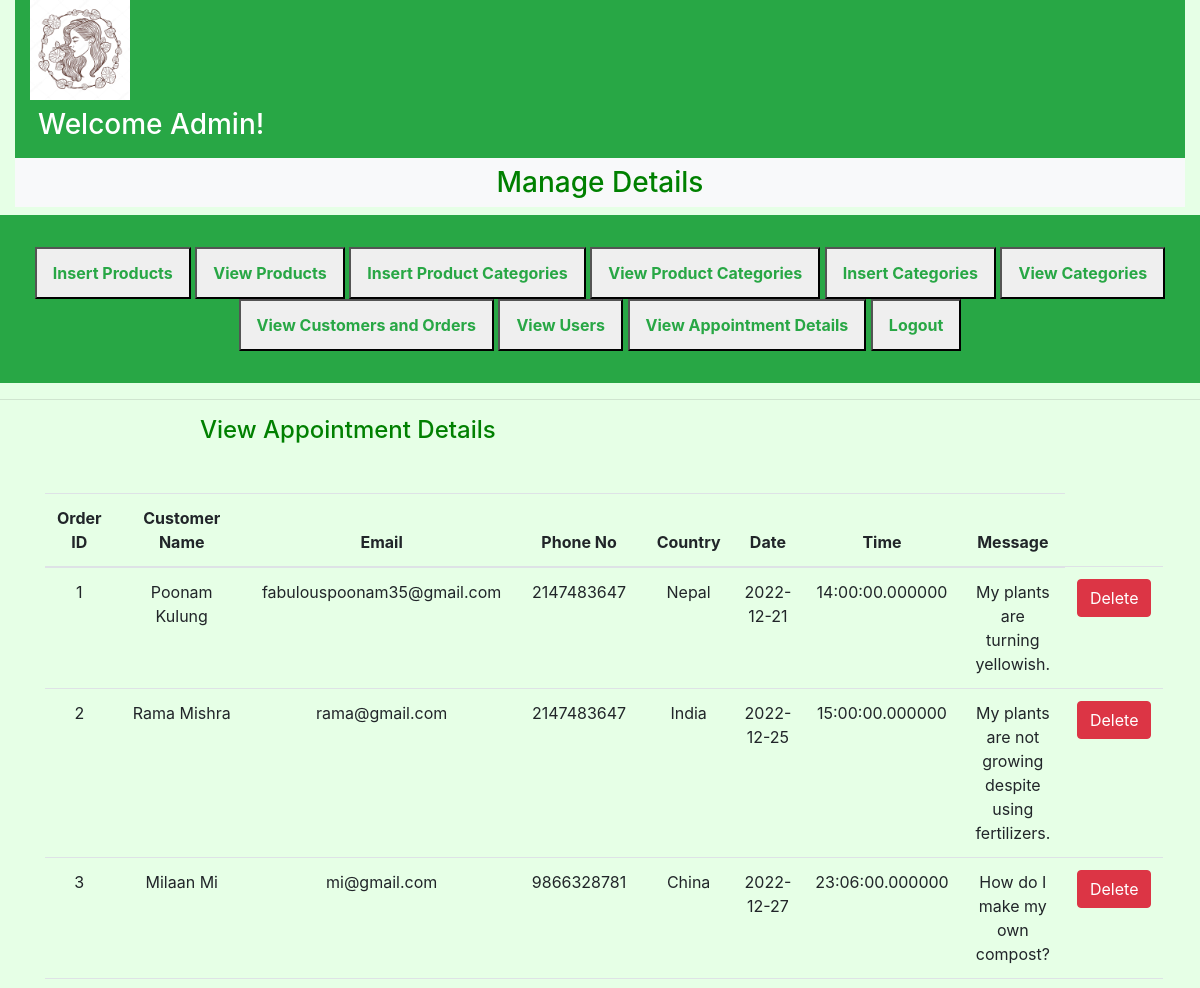
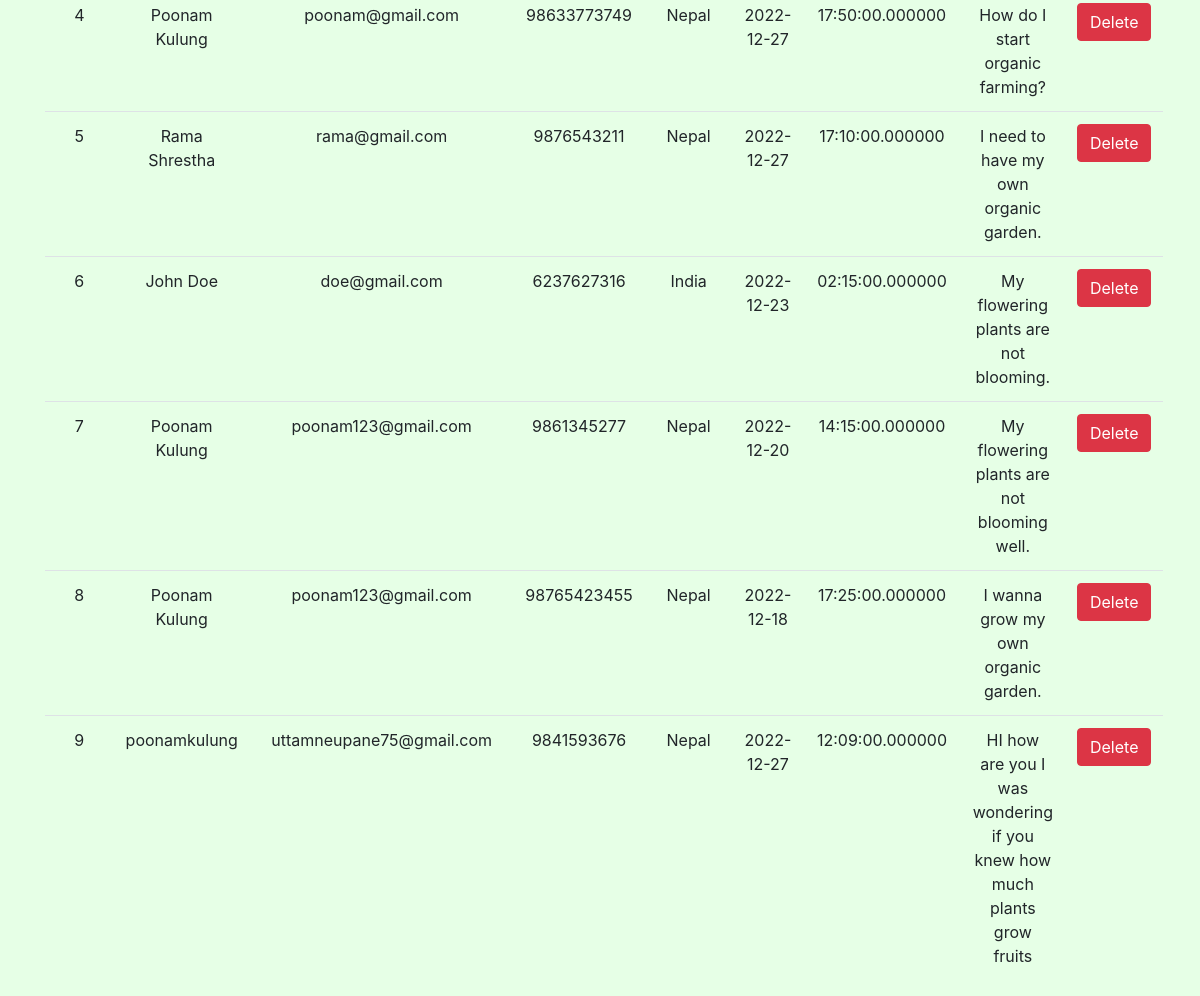
The app's page /admin/viewschedule.php with its own data (2 pictures, top to bottom).
### tables this page shows
CREATE TABLE `schedule` (
  `Help_Id` int(100) NOT NULL,
  `Name` varchar(50) NOT NULL,
  `Email` varchar(100) NOT NULL,
  `Phone` varchar(100) NOT NULL,
  `Country` text NOT NULL,
  `Date` date NOT NULL,
  `Time` time(6) NOT NULL,
  `Message` varchar(100) NOT NULL
);

### admin/viewschedule.php (the view, shortened to what this page needs)
<?php
require("conn.php");
require("adminpage.php");
?>
 <link rel="stylesheet" href="https://cdn.jsdelivr.net/npm/bootstrap@4.6.1/dist/css/bootstrap.min.css">
<hr>
 <h4 style="color: green; margin-left:200px;">View Appointment Details</h4>
<div class="container mt-5">
    <div class="row">
        <div class ="col-lg-12">
            <table class="table text-center  table-green">
            <thead>
                <tr>
                    <th scope="col">Order ID</th>
                    <th scope="col">Customer Name</th>
                    <th scope="col">Email</th>
                    <th scope="col">Phone No</th>
                    <th scope="col">Country</th>
                    <th scope="col">Date</th>
                    <th scope="col">Time</th>
                    <th scope="col">Message</th>
                </tr>
            </thead>
            <tbody>
                <?php
                $query="SELECT * FROM `schedule`";
                $user_result=mysqli_query($con,$query);
                while($user_fetch=mysqli_fetch_assoc($user_result))
                {
                    echo"
                    <tr>
                    <td>$user_fetch[Help_Id]</td>
                    <td>$user_fetch[Name]</td>
                    <td>$user_fetch[Email]</td>
                    <td>$user_fetch[Phone]</td>
                    <td>$user_fetch[Country]</td>
                    <td>$user_fetch[Date]</td>
                    <td>$user_fetch[Time]</td>
                    <td>$user_fetch[Message]</td>
                    <td><form action='delete.php' method='POST'>
                    <button type='button' name='user_delete' class='btn btn-danger'>Delete</i></button>
                     </form>
                    </td>
                    ";
                }
                ?>
        </tr>
    </tbody>
</table>
</div>
</div>

### admin/adminpage.php (style rules this page uses)
* { margin:0; padding:0; box-sizing:border-box; }
body { background-color: #e6ffe6; }

### admin/viewschedule.php (style rules this page uses)
body { background-color: #e6ffe6; }

### records on screen
schedule: Help_Id "1", Name "Poonam Kulung", Email "fabulouspoonam35@gmail.com", Phone "2147483647", Country "Nepal", Date "2022-12-21", Time "14:00:00.000000", Message "My plants are turning yellowish."
schedule: Help_Id "2", Name "Rama Mishra", Email "rama@gmail.com", Phone "2147483647", Country "India", Date "2022-12-25", Time "15:00:00.000000", Message "My plants are not growing despite using fertilizers."
schedule: Help_Id "3", Name "Milaan Mi", Email "mi@gmail.com", Phone "9866328781", Country "China", Date "2022-12-27", Time "23:06:00.000000", Message "How do I make my own compost?"
schedule: Help_Id "4", Name "Poonam Kulung", Email "poonam@gmail.com", Phone "98633773749", Country "Nepal", Date "2022-12-27", Time "17:50:00.000000", Message "How do I start organic farming?"
schedule: Help_Id "5", Name "Rama Shrestha", Email "rama@gmail.com", Phone "9876543211", Country "Nepal", Date "2022-12-27", Time "17:10:00.000000", Message "I need to have my own organic garden."
schedule: Help_Id "6", Name "John Doe", Email "doe@gmail.com", Phone "6237627316", Country "India", Date "2022-12-23", Time "02:15:00.000000", Message "My flowering plants are not blooming."
schedule: Help_Id "7", Name "Poonam Kulung", Email "poonam123@gmail.com", Phone "9861345277", Country "Nepal", Date "2022-12-20", Time "14:15:00.000000", Message "My flowering plants are not blooming well."
schedule: Help_Id "8", Name "Poonam Kulung", Email "poonam123@gmail.com", Phone "98765423455", Country "Nepal", Date "2022-12-18", Time "17:25:00.000000", Message "I wanna grow my own organic garden."
schedule: Help_Id "9", Name "poonamkulung", Email "uttamneupane75@gmail.com", Phone "9841593676", Country "Nepal", Date "2022-12-27", Time "12:09:00.000000", Message "HI how are you I was wondering if you knew how much plants grow fruits"
